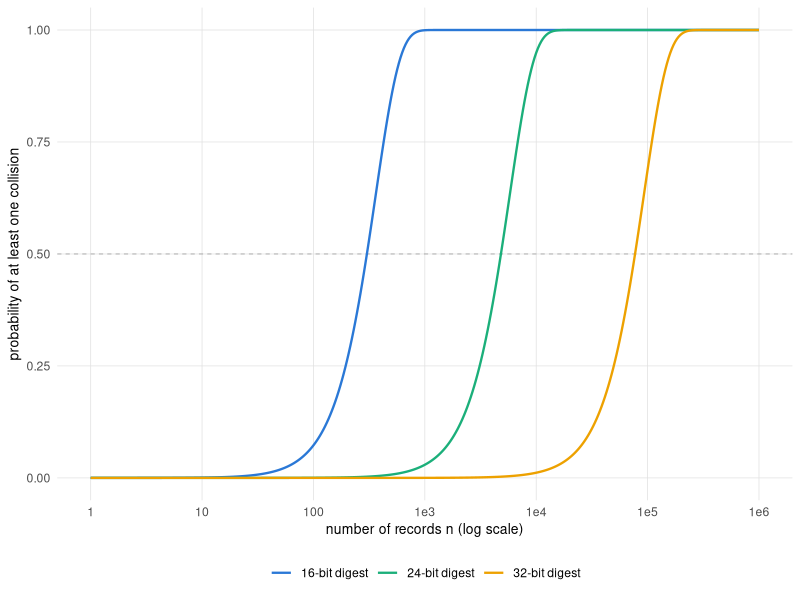
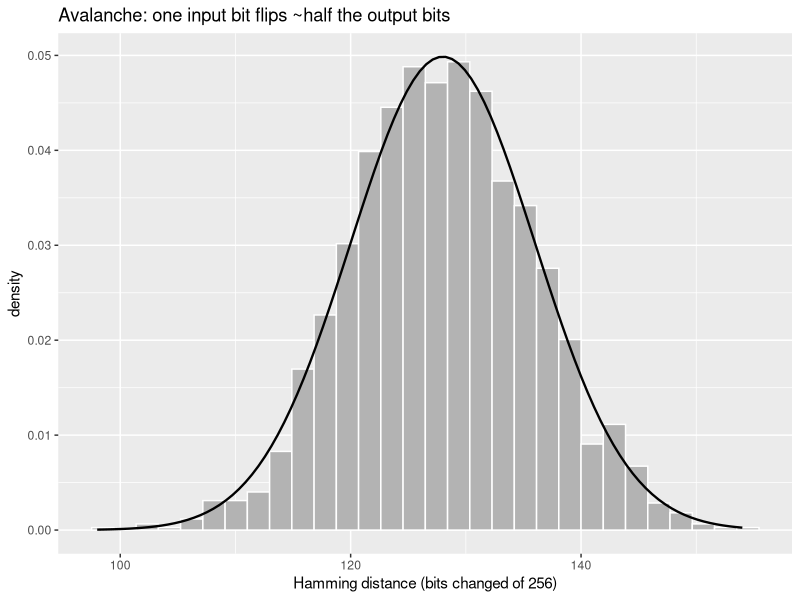
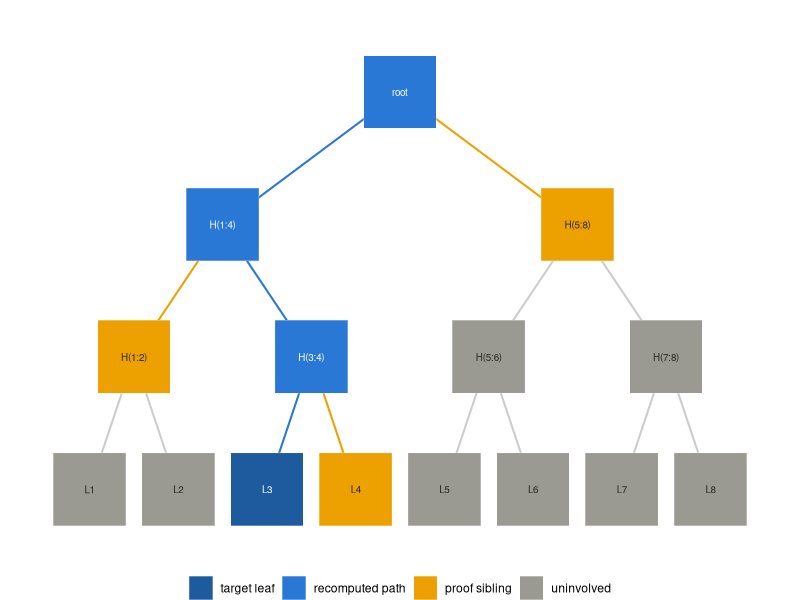
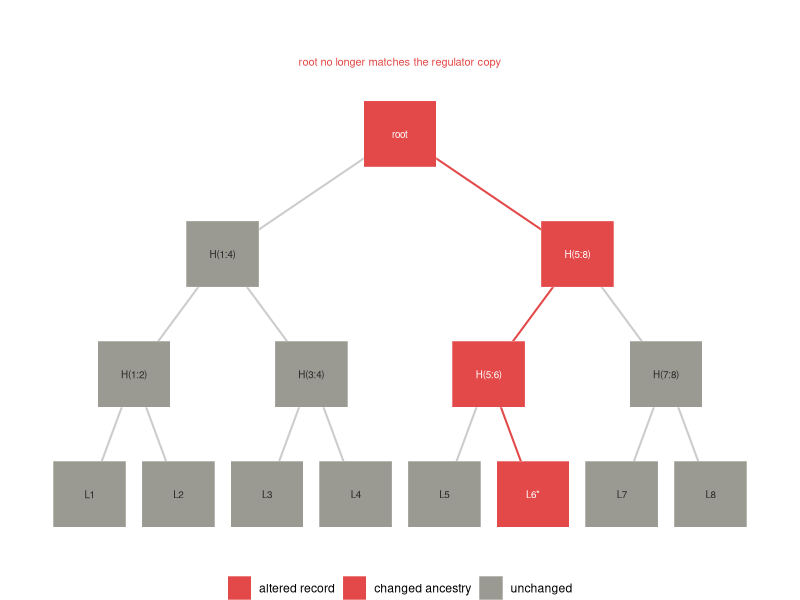
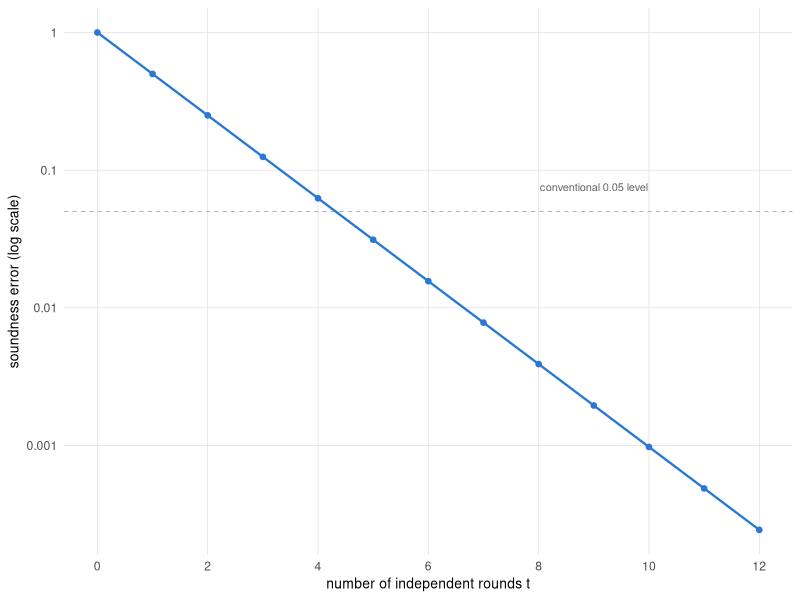

Recreate these plots in R, in order.
## ---- chunk 1
library(digest)
h <- function(x) digest(x, algo = 'sha256',
                        serialize = FALSE)

h('trial-record: patient 001, arm A')
h('trial-record: patient 001, arm B')
## ---- chunk 2
set.seed(202)

first_collision <- function(bits) {
  seen <- character(0)
  n <- 0L
  repeat {
    n <- n + 1L
    d <- substr(h(paste0('x-', n, '-',
                         sample(1e9, 1))), 1,
                bits %/% 4)
    if (d %in% seen) return(n)
    seen <- c(seen, d)
  }
}

reps <- 300
draws16 <- replicate(reps, first_collision(16))
c(mean_draws = mean(draws16),
  birthday_expectation = sqrt(pi * 2^16 / 2))
## ---- chunk 3
#| label: fig-birthday-prob
#| fig-cap: 'The birthday square-root law across digest widths: each added byte of width postpones the point where an accidental collision becomes likely by a factor of sixteen, since the crossover sits near two to the b over two records.'
library(ggplot2)
library(tibble)
library(dplyr)
library(tidyr)

PAL <- c('#2a78d6', '#1baf7a', '#eda100', '#008300',
         '#4a3aa7', '#e34948', '#e87ba4', '#eb6834')

book_theme <- theme_minimal(base_size = 11) +
  theme(
    panel.grid.minor = element_blank(),
    panel.grid.major = element_line(
      linewidth = 0.25, colour = 'grey88'),
    axis.title = element_text(size = 10),
    legend.position = 'bottom')

coll_prob <- function(n, b) 1 - exp(-n * (n - 1) / 2^(b + 1))
n_grid <- 10^seq(0, 6, length.out = 400)
bday <- tidyr::expand_grid(n = n_grid,
                           b = c(16L, 24L, 32L)) |>
  dplyr::mutate(
    p = coll_prob(n, b),
    width = factor(paste0(b, '-bit digest'),
                   levels = c('16-bit digest',
                              '24-bit digest',
                              '32-bit digest')))

ggplot(bday, aes(n, p, colour = width)) +
  geom_hline(yintercept = 0.5, linewidth = 0.25,
             colour = 'grey60', linetype = 2) +
  geom_line(linewidth = 0.8) +
  scale_x_log10(breaks = 10^(0:6),
                labels = c('1', '10', '100', '1e3',
                           '1e4', '1e5', '1e6')) +
  scale_colour_manual(values = PAL[1:3], name = NULL) +
  labs(x = 'number of records n (log scale)',
       y = 'probability of at least one collision') +
  book_theme
## ---- chunk 4
hex_to_bits <- function(hex) {
  bytes <- strtoi(
    substring(hex, seq(1, nchar(hex), 2),
              seq(2, nchar(hex), 2)),
    base = 16L)
  bits <- vapply(bytes,
    function(b) as.integer(rev(intToBits(b)[1:8])),
    integer(8))
  as.vector(bits)
}

flip_last_char <- function(s) {
  n <- nchar(s)
  ch <- substr(s, n, n)
  repl <- if (ch == 'a') 'b' else 'a'
  paste0(substr(s, 1, n - 1), repl)
}

set.seed(1)
N <- 4000
strs <- paste0('msg-', sprintf('%05d', sample(1e6, N)))
ham <- vapply(strs, function(s) {
  b1 <- hex_to_bits(h(s))
  b2 <- hex_to_bits(h(flip_last_char(s)))
  sum(b1 != b2)
}, numeric(1))

c(mean = mean(ham), sd = sd(ham),
  binom_sd = sqrt(256 * 0.25))
## ---- chunk 5
#| label: fig-avalanche
#| fig-cap: 'Avalanche effect. Hamming distance between the SHA-256 digests of a string and its one-character perturbation, over 4000 strings, against the Normal approximation to Binomial(256, 0.5).'
library(ggplot2)
library(tibble)

ggplot(tibble(ham = ham), aes(ham)) +
  geom_histogram(aes(y = after_stat(density)),
                 bins = 30, fill = 'grey70',
                 colour = 'white') +
  stat_function(
    fun = function(x) dnorm(x, 128, sqrt(64)),
    linewidth = 0.8) +
  labs(x = 'Hamming distance (bits changed of 256)',
       y = 'density',
       title = 'Avalanche: one input bit flips ~half the output bits')
## ---- chunk 6
set.seed(2)
M <- 50000
first_byte <- vapply(seq_len(M), function(i) {
  strtoi(substr(h(paste0('u-', i)), 1, 2),
         base = 16L)
}, numeric(1))

obs <- tabulate(first_byte + 1, nbins = 256)
chisq <- chisq.test(obs, p = rep(1 / 256, 256))
c(statistic = unname(chisq$statistic),
  df = unname(chisq$parameter),
  p_value = chisq$p.value)
## ---- chunk 7
hash_pair <- function(a, b) h(paste0(a, b))

merkle_root <- function(leaves) {
  level <- vapply(leaves, h, character(1))
  while (length(level) > 1) {
    if (length(level) %% 2 == 1) {
      level <- c(level, level[length(level)])
    }
    idx <- seq(1, length(level), by = 2)
    level <- vapply(idx,
      function(i) hash_pair(level[i], level[i + 1]),
      character(1))
  }
  unname(level)
}

set.seed(101)
records <- paste0('trial-record-',
                  sprintf('%03d', 1:8))
root <- merkle_root(records)
root
## ---- chunk 8
merkle_proof <- function(leaves, index) {
  level <- vapply(leaves, h, character(1))
  proof <- list()
  i <- index
  while (length(level) > 1) {
    if (length(level) %% 2 == 1) {
      level <- c(level, level[length(level)])
    }
    # sibling is to the right of an odd (left) node,
    # to the left of an even (right) node
    if (i %% 2 == 1) {
      proof[[length(proof) + 1]] <-
        list(hash = unname(level[i + 1]),
             side = 'right')
    } else {
      proof[[length(proof) + 1]] <-
        list(hash = unname(level[i - 1]),
             side = 'left')
    }
    idx <- seq(1, length(level), by = 2)
    level <- vapply(idx,
      function(j) hash_pair(level[j], level[j + 1]),
      character(1))
    i <- (i + 1) %/% 2
  }
  proof
}

merkle_verify <- function(leaf, proof, root) {
  acc <- h(leaf)
  for (step in proof) {
    acc <- if (step$side == 'right')
             hash_pair(acc, step$hash)
           else hash_pair(step$hash, acc)
  }
  acc == root
}
## ---- chunk 9
proof_3 <- merkle_proof(records, 3)

all_verify <- vapply(seq_along(records),
  function(k) merkle_verify(records[k],
    merkle_proof(records, k), root),
  logical(1))

c(all_leaves_verify = all(all_verify),
  proof_length = length(proof_3),
  log2_leaves = log2(length(records)),
  forged_leaf_verifies =
    merkle_verify('trial-record-forged',
                  proof_3, root))
## ---- chunk 10
#| label: fig-merkle-proof
#| fig-cap: 'Inclusion proof for the third of eight leaves. The verifier holds only the target leaf in dark blue and the three sibling hashes in amber, and rehashes up the blue path to reconstruct the root; the six uninvolved records in grey are never revealed.'
library(ggplot2)
library(tibble)

nodes <- tibble::tribble(
  ~x,  ~y, ~label,   ~role,
  1,   0, 'L1',     'other',
  2,   0, 'L2',     'other',
  3,   0, 'L3',     'target',
  4,   0, 'L4',     'sibling',
  5,   0, 'L5',     'other',
  6,   0, 'L6',     'other',
  7,   0, 'L7',     'other',
  8,   0, 'L8',     'other',
  1.5, 1, 'H(1:2)', 'sibling',
  3.5, 1, 'H(3:4)', 'path',
  5.5, 1, 'H(5:6)', 'other',
  7.5, 1, 'H(7:8)', 'other',
  2.5, 2, 'H(1:4)', 'path',
  6.5, 2, 'H(5:8)', 'sibling',
  4.5, 3, 'root',   'path')

edges <- tibble::tribble(
  ~x,  ~y, ~xend, ~yend, ~erole,
  1,   0, 1.5, 1, 'other',
  2,   0, 1.5, 1, 'other',
  3,   0, 3.5, 1, 'path',
  4,   0, 3.5, 1, 'sibling',
  5,   0, 5.5, 1, 'other',
  6,   0, 5.5, 1, 'other',
  7,   0, 7.5, 1, 'other',
  8,   0, 7.5, 1, 'other',
  1.5, 1, 2.5, 2, 'sibling',
  3.5, 1, 2.5, 2, 'path',
  5.5, 1, 6.5, 2, 'other',
  7.5, 1, 6.5, 2, 'other',
  2.5, 2, 4.5, 3, 'path',
  6.5, 2, 4.5, 3, 'sibling')

txt_col <- ifelse(nodes$role %in% c('target', 'path'),
                  'white', 'grey15')
nodes$role <- factor(nodes$role,
  levels = c('target', 'path', 'sibling', 'other'),
  labels = c('target leaf', 'recomputed path',
             'proof sibling', 'uninvolved'))

fill_named <- c('target leaf' = '#1d5a9e',
                'recomputed path' = '#2a78d6',
                'proof sibling' = '#eda100',
                'uninvolved' = '#9a9a92')
edge_cols <- c(path = '#2a78d6', sibling = '#eda100',
               other = 'grey80')

ggplot() +
  geom_segment(data = edges,
    aes(x = x, y = y, xend = xend, yend = yend,
        colour = erole),
    linewidth = 0.7, show.legend = FALSE) +
  scale_colour_manual(values = edge_cols) +
  geom_tile(data = nodes, aes(x = x, y = y, fill = role),
            width = 0.82, height = 0.55, colour = 'white') +
  geom_text(data = nodes, aes(x = x, y = y, label = label),
            colour = txt_col, size = 2.5) +
  scale_fill_manual(values = fill_named, name = NULL) +
  expand_limits(x = c(0.4, 8.6), y = c(-0.4, 3.5)) +
  theme_void(base_size = 11) +
  theme(legend.position = 'bottom')
## ---- chunk 11
#| label: fig-tamper
#| fig-cap: 'Tamper propagation. A single post-lock edit to one record changes its leaf hash, and by collision resistance the change cascades up every ancestor in red until the root no longer matches the value the regulator holds.'
library(ggplot2)
library(tibble)

tnodes <- tibble::tribble(
  ~x,  ~y, ~label,   ~role,
  1,   0, 'L1',     'other',
  2,   0, 'L2',     'other',
  3,   0, 'L3',     'other',
  4,   0, 'L4',     'other',
  5,   0, 'L5',     'other',
  6,   0, 'L6*',    'tampered',
  7,   0, 'L7',     'other',
  8,   0, 'L8',     'other',
  1.5, 1, 'H(1:2)', 'other',
  3.5, 1, 'H(3:4)', 'other',
  5.5, 1, 'H(5:6)', 'prop',
  7.5, 1, 'H(7:8)', 'other',
  2.5, 2, 'H(1:4)', 'other',
  6.5, 2, 'H(5:8)', 'prop',
  4.5, 3, 'root',   'prop')

tedges <- tibble::tribble(
  ~x,  ~y, ~xend, ~yend, ~erole,
  1,   0, 1.5, 1, 'other',
  2,   0, 1.5, 1, 'other',
  3,   0, 3.5, 1, 'other',
  4,   0, 3.5, 1, 'other',
  5,   0, 5.5, 1, 'other',
  6,   0, 5.5, 1, 'prop',
  7,   0, 7.5, 1, 'other',
  8,   0, 7.5, 1, 'other',
  1.5, 1, 2.5, 2, 'other',
  3.5, 1, 2.5, 2, 'other',
  5.5, 1, 6.5, 2, 'prop',
  7.5, 1, 6.5, 2, 'other',
  2.5, 2, 4.5, 3, 'other',
  6.5, 2, 4.5, 3, 'prop')

ttxt <- ifelse(tnodes$role %in% c('tampered', 'prop'),
               'white', 'grey15')
tnodes$role <- factor(tnodes$role,
  levels = c('tampered', 'prop', 'other'),
  labels = c('altered record', 'changed ancestry',
             'unchanged'))

tfill <- c('altered record' = '#e34948',
           'changed ancestry' = '#e34948',
           'unchanged' = '#9a9a92')
tedge <- c(prop = '#e34948', other = 'grey80')

ggplot() +
  geom_segment(data = tedges,
    aes(x = x, y = y, xend = xend, yend = yend,
        colour = erole),
    linewidth = 0.7, show.legend = FALSE) +
  scale_colour_manual(values = tedge) +
  geom_tile(data = tnodes, aes(x = x, y = y, fill = role),
            width = 0.82, height = 0.55, colour = 'white') +
  geom_text(data = tnodes, aes(x = x, y = y, label = label),
            colour = ttxt, size = 2.5) +
  annotate('text', x = 4.5, y = 3.6,
           label = 'root no longer matches the regulator copy',
           colour = '#e34948', size = 2.8) +
  scale_fill_manual(values = tfill, name = NULL) +
  expand_limits(x = c(0.4, 8.6), y = c(-0.4, 3.9)) +
  theme_void(base_size = 11) +
  theme(legend.position = 'bottom')
## ---- chunk 12
mod_inv <- function(a, p) {
  a <- a %% p
  for (x in 1:(p - 1)) if ((a * x) %% p == 1) return(x)
  stop('no inverse')
}

# Curve: y^2 = x^3 + a x + b over F_p,
# with the point at infinity as NA.
ec_add <- function(P, Q, a, p) {
  if (all(is.na(P))) return(Q)
  if (all(is.na(Q))) return(P)
  if (P[1] == Q[1] && (P[2] + Q[2]) %% p == 0)
    return(c(NA, NA))
  if (all(P == Q)) {
    m <- ((3 * P[1]^2 + a) * mod_inv(2 * P[2], p)) %% p
  } else {
    m <- ((Q[2] - P[2]) *
          mod_inv((Q[1] - P[1]) %% p, p)) %% p
  }
  xr <- (m^2 - P[1] - Q[1]) %% p
  yr <- (m * (P[1] - xr) - P[2]) %% p
  c(xr %% p, yr %% p)
}

p <- 97; a <- 0; b <- 7   # secp256k1's equation, tiny field
pts <- do.call(rbind, Filter(Negate(is.null),
  lapply(0:(p - 1), function(x) {
    y2 <- (x^3 + a * x + b) %% p
    ys <- which(((0:(p - 1))^2 %% p) == y2) - 1
    if (length(ys)) cbind(x, ys) else NULL
  })))

P <- pts[3, ]; Q <- pts[5, ]; R <- pts[9, ]
lhs <- ec_add(ec_add(P, Q, a, p), R, a, p)
rhs <- ec_add(P, ec_add(Q, R, a, p), a, p)
list(n_points = nrow(pts) + 1L,   # +1 for the point at infinity
     P = P, Q = Q, R = R,
     associative = isTRUE(all.equal(lhs, rhs)),
     result = lhs)
## ---- chunk 13
# Toy curve y^2 = x^3 + 7 over F_97; prime group order n = 79.
n <- 79
ec_mul <- function(k, P, a, p) {      # double-and-add
  Rr <- c(NA, NA); Acc <- P; k <- k %% n
  while (k > 0) {
    if (k %% 2 == 1) Rr <- ec_add(Rr, Acc, a, p)
    Acc <- ec_add(Acc, Acc, a, p); k <- k %/% 2
  }
  Rr
}
G <- unname(pts[1, ])                  # a generator (order 79)

sign_ecdsa <- function(m, d, k) {
  R <- ec_mul(k, G, a, p); r <- R[1] %% n
  s <- (mod_inv(k, n) * (m + r * d)) %% n
  c(r = r, s = s)
}
verify_ecdsa <- function(m, sig, Q) {
  w  <- mod_inv(sig[['s']], n)
  u1 <- (m * w) %% n; u2 <- (sig[['r']] * w) %% n
  X  <- ec_add(ec_mul(u1, G, a, p), ec_mul(u2, Q, a, p), a, p)
  !all(is.na(X)) && (X[1] %% n) == sig[['r']]
}

d <- 42; Q <- ec_mul(d, G, a, p)       # key pair
sig <- sign_ecdsa(m = 17, d = d, k = 13)
list(public_key = Q, signature = sig,
     verifies       = verify_ecdsa(17, sig, Q),
     wrong_message  = verify_ecdsa(18, sig, Q))
## ---- chunk 14
k <- 13                                # the fatal reuse
sA <- sign_ecdsa(17, d, k)
sB <- sign_ecdsa(55, d, k)             # same k, new message
k_rec <- ((17 - 55) *
          mod_inv((sA[['s']] - sB[['s']]) %% n, n)) %% n
d_rec <- ((sA[['s']] * k_rec - 17) *
          mod_inv(sA[['r']], n)) %% n
c(same_r = unname(sA[['r']] == sB[['r']]),
  recovered_key = d_rec, true_key = d)
## ---- chunk 15
#| label: fig-zk-soundness
#| fig-cap: 'Soundness error under repetition. A sigma-protocol with per-round soundness error one half sees that error fall geometrically as two to the minus t over t independent rounds, crossing the conventional 0.05 level between the fourth and fifth round.'
library(ggplot2)
library(tibble)

PAL <- c('#2a78d6', '#1baf7a', '#eda100', '#008300',
         '#4a3aa7', '#e34948', '#e87ba4', '#eb6834')

book_theme <- theme_minimal(base_size = 11) +
  theme(
    panel.grid.minor = element_blank(),
    panel.grid.major = element_line(
      linewidth = 0.25, colour = 'grey88'),
    axis.title = element_text(size = 10),
    legend.position = 'bottom')

rounds <- 0:12
sound <- tibble::tibble(t = rounds, err = (1 / 2)^rounds)

ggplot(sound, aes(t, err)) +
  geom_hline(yintercept = 0.05, linewidth = 0.25,
             colour = 'grey60', linetype = 2) +
  geom_line(linewidth = 0.8, colour = PAL[1]) +
  geom_point(size = 1.6, colour = PAL[1]) +
  annotate('text', x = 9, y = 0.075,
           label = 'conventional 0.05 level',
           colour = 'grey40', size = 2.8) +
  scale_y_log10(breaks = 10^(0:-4),
                labels = c('1', '0.1', '0.01',
                           '0.001', '0.0001')) +
  scale_x_continuous(breaks = seq(0, 12, 2)) +
  labs(x = 'number of independent rounds t',
       y = 'soundness error (log scale)') +
  book_theme
## ---- chunk 16
set.seed(303)

# SYNTHETIC locked trial dataset: one row per
# subject, serialised to a canonical string.
locked <- data.frame(
  subject = sprintf('S%04d', 1:16),
  arm = sample(c('A', 'B'), 16, replace = TRUE),
  outcome = rbinom(16, 1, 0.3),
  stringsAsFactors = FALSE
)
record_strings <- with(locked,
  paste(subject, arm, outcome, sep = '|'))

published_root <- merkle_root(record_strings)

# An auditor is handed subject 7's record plus a
# proof, and verifies membership against the
# published root alone.
k <- 7
audit_ok <- merkle_verify(
  record_strings[k],
  merkle_proof(record_strings, k),
  published_root)

# Someone alters subject 12's outcome after lock.
tampered <- record_strings
tampered[12] <- paste0(tampered[12], '-edited')

c(auditor_confirms_membership = audit_ok,
  proof_hashes = length(merkle_proof(record_strings, k)),
  tamper_changes_root =
    merkle_root(tampered) != published_root)
